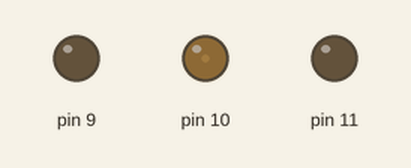
A sketch run on a simulated Arduino Uno, built with avr-gcc and run on an emulated ATmega328P. Shown: output pins drawn as LEDs (lit = HIGH). Random numbers use the default seed unless the sketch sets one.

Above: at 0.15 s.
At 1.65 s:
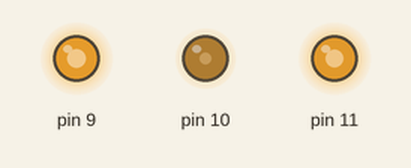
At 3.45 s:
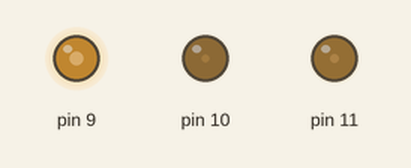
At 6.75 s:
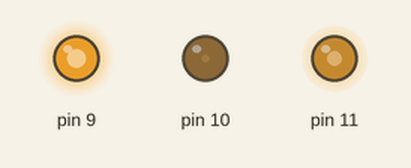
At 10.05 s:
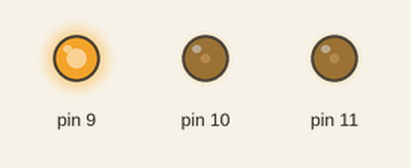
At 13.66 s:
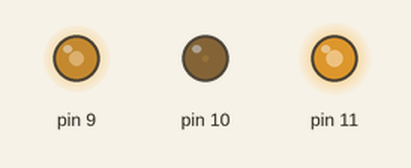
Timing chart, 0 to 13.7 s (numbered marks = the images above):
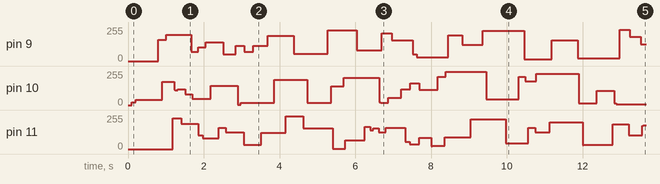

The sketch:

22_Demonstration_Of_RGB_LED.ino
```cpp
/*****************************************************
Project Title: Demonstration Of RGB LED
Organisation: Soham Academy Of Human Excellence
Website: https://ria.sohamacademy.org/
*******************************************************/

float now_r = 0, now_g = 0, now_b = 0;
float ran_r, ran_g, ran_b;

void setup() {

  pinMode(9, OUTPUT);
  pinMode(10, OUTPUT);
  pinMode(11, OUTPUT);

}

void loop() {
  //random value is what we want to achieve
  //if current r value is bigger than random r value we have to decrement the value
  if(now_r > ran_r){
    now_r--;
    //if value is smaller we have to increment the value
  }else if(now_r < ran_r){
    now_r++;
  }else{
    //we bove values are qeual we have to set new random value
    ran_r = random(0, 255);
  }

  if(now_g > ran_g){
    now_g--;
  }else if(now_g < ran_g){
    now_g++;
  }else{
    ran_g = random(0, 255);
  }

  if(now_b > ran_b){
    now_b--;
  }else if(now_b < ran_b){
    now_b++;
  }else{
    ran_b = random(0, 255);
  }

  //here we are writing those values to pins with analogwrite because we use PWM
  analogWrite(11, now_r);
  analogWrite(10,now_g);
  analogWrite(9, now_b);
  //0.01 second of delay between each iteration, you can change it to make it faster or slower
  delay(5);


}
```

Measured:
- by itself, pin 9: 0/255 → 158/255 at 0.80 s, → 197/255 0.20 s later, → 68/255 0.66 s later, → 102/255 0.18 s later, … (27 changes in this stretch)
